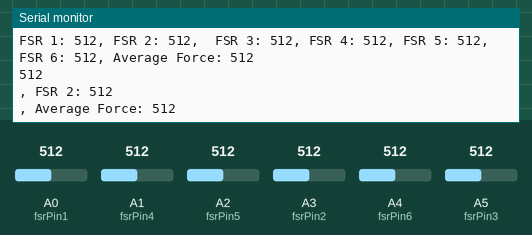
A sketch run on a simulated Arduino Uno, built with avr-gcc and run on an emulated ATmega328P. Parts: the last lines printed to the serial monitor. The test bench sets the inputs (shaded band); at power-on: A0 (fsrPin1) = 512, A1 (fsrPin4) = 512, A2 (fsrPin5) = 512, A3 (fsrPin2) = 512, A4 (fsrPin6) = 512, A5 (fsrPin3) = 512.

Above: at 1.2 s.
1.3 s: A0 (fsrPin1) set to 110
At 1.32 s:
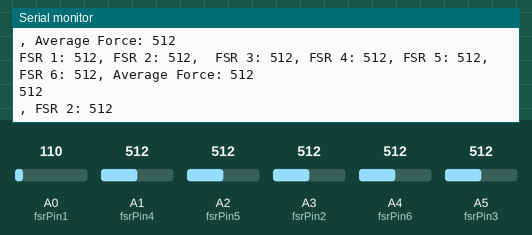
2.8 s: A0 (fsrPin1) set to 90
At 3.39 s:
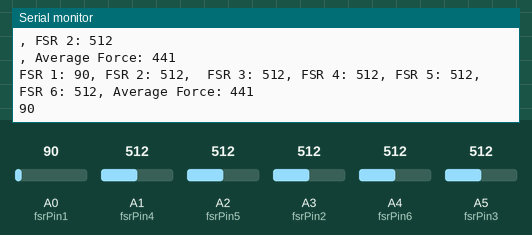
7.3 s: A1 (fsrPin4) set to 106
At 7.33 s:
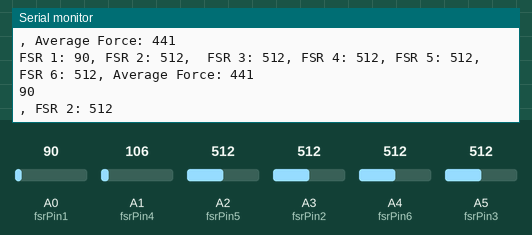
10.3 s: A1 (fsrPin4) set to 91
At 10.41 s:
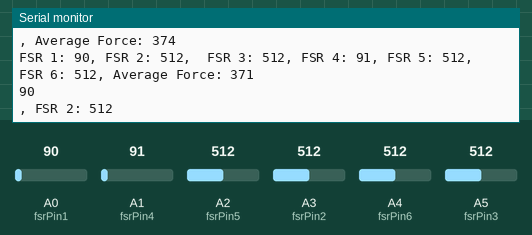
11.8 s: A2 (fsrPin5) set to 107
At 11.94 s:
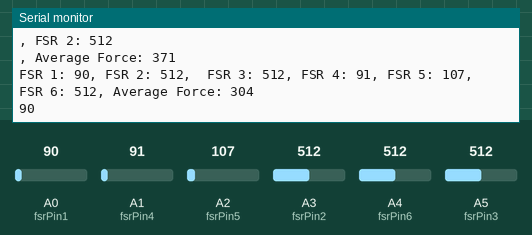
13.3 s: A2 (fsrPin5) set to 91
At 13.31 s:
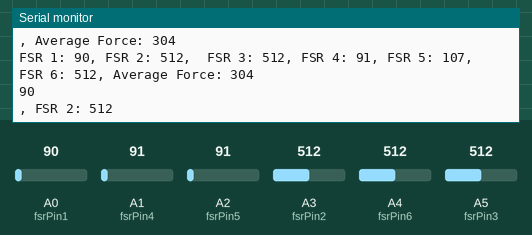
Timing chart, 0 to 16.3 s (numbered marks = the images above; inputs shaded):
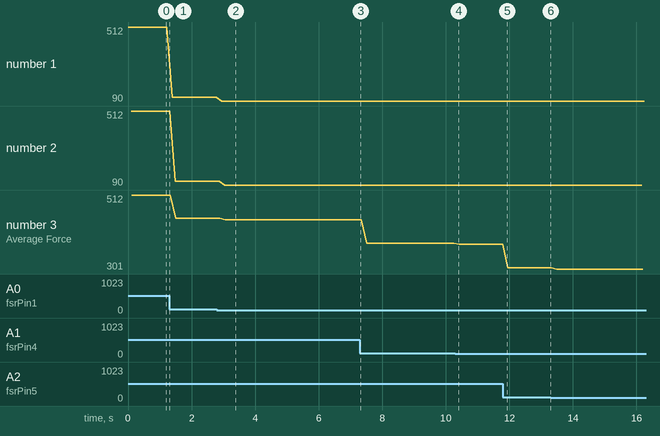

Measured:
- the behaviour switches between 100 and 99 on A0 (fsrPin1) (found by bisection; images 1 and 2)
- the behaviour switches between 100 and 99 on A2 (fsrPin5) (found by bisection; images 5 and 6)
- after the input at 2.8 s, the serial monitor: prints a new line after 0.15 s (image 2)
- after the input at 10.3 s, the serial monitor: prints a new line at once (image 4)
- after the input at 11.8 s, the serial monitor: prints a new line at once (image 5)
- plotted number 1: 512 → 110 after the input at 1.3 s, 110 → 90 after the input at 2.8 s
- plotted number 2: 512 → 110 after the input at 1.3 s, 110 → 90 after the input at 2.8 s
- plotted number 3: 512 → 445 after the input at 1.3 s, 445 → 441 after the input at 2.8 s, 441 → 374 after the input at 7.3 s, 374 → 371 after the input at 10.3 s, 371 → 304 after the input at 11.8 s

The sketch:

boxing6_sketch.ino
```cpp
const int fsrPin1 = A0;         // FSR 1 connected to analog pin A0
const int fsrPin2 = A3;
const int fsrPin3 = A5;
const int fsrPin4 = A1;
const int fsrPin5 = A2;
const int fsrPin6 = A4;

//FSR 2 connected to analog pin A1
const int forceThreshold = 350; // Minimum value to consider as a valid force

void setup()
{
  Serial.begin(9600); // Initialize serial communication
}


void loop()
{
 int fsrReading1 = analogRead(fsrPin1); // Read FSR 1 value
 int fsrReading2 = analogRead(fsrPin2); // Read FSR 2 value
int fsrReading3 = analogRead(fsrPin3);
int fsrReading4 = analogRead(fsrPin4); // Read FSR 1 value
 int fsrReading5 = analogRead(fsrPin5); // Read FSR 2 value
int fsrReading6 = analogRead(fsrPin6);
 // Check if either reading exceeds the threshold
 if (fsrReading1 > forceThreshold || fsrReading2 > forceThreshold || fsrReading3 > forceThreshold || fsrReading4 > forceThreshold || fsrReading5 > forceThreshold || fsrReading6 > forceThreshold)
  {
    int averageForce = (fsrReading1 + fsrReading2 + fsrReading3 + fsrReading4 + fsrReading5 + fsrReading6) / 6;

   // Print sensor values and average force to the Serial Monitor
   Serial.println("FSR 1: " + String(fsrReading1) + ", FSR 2: " + String(fsrReading2) + ",  FSR 3: " + String(fsrReading3) + ", FSR 4: " + String(fsrReading4) +", FSR 5: " + String(fsrReading5) + ", FSR 6: " + String(fsrReading6) +  ", Average Force: " + String(averageForce) );
   Serial.println(fsrReading1);
  Serial.print(", FSR 2: ");
  Serial.println(fsrReading2);
 Serial.print(", Average Force: ");
Serial.println(averageForce);
  }

 delay(100); // Short delay for stability
}
```
